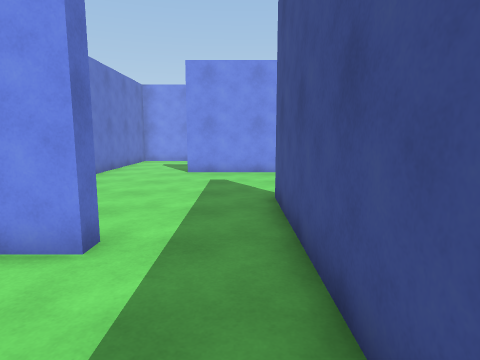
[1] (above)

22 first-person views from a walk through a Unity game level. The camera is 1.5 m above the floor, tilts 8° down and sees 75° across. The floor is counted in squares, 1 m on a side. Each view is taken from the middle of a square. On the plan, view 1 faces up. The plan holds only what a view shows up to about 15 squares ahead; the rest is blank. The player character is not drawn.

[2]
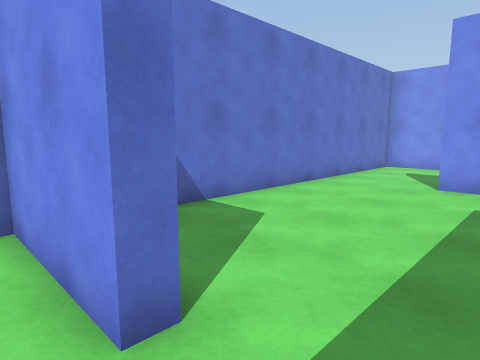

[3]
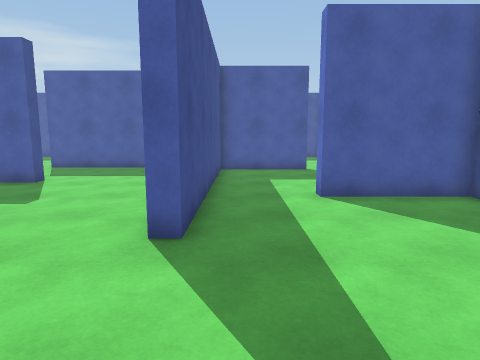

[4]
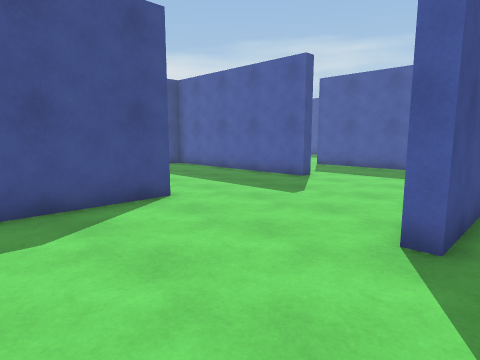

[5]
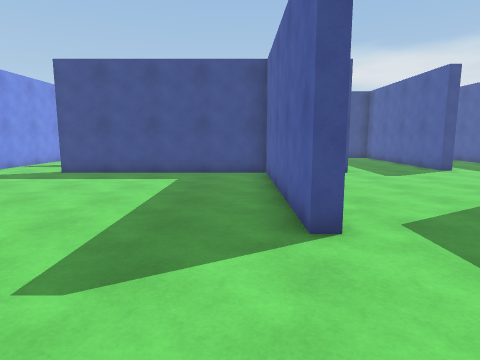

[6]
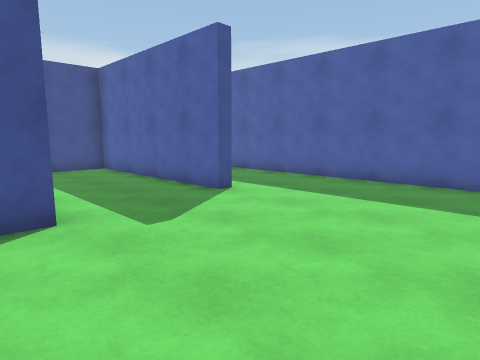

[7]
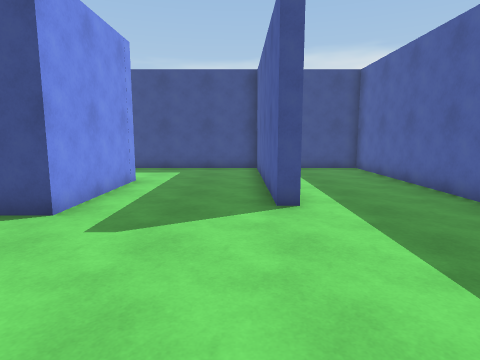

[8]
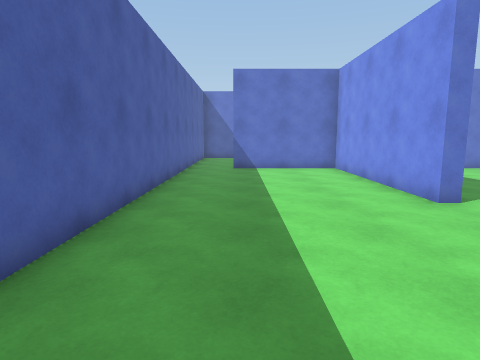

[9]
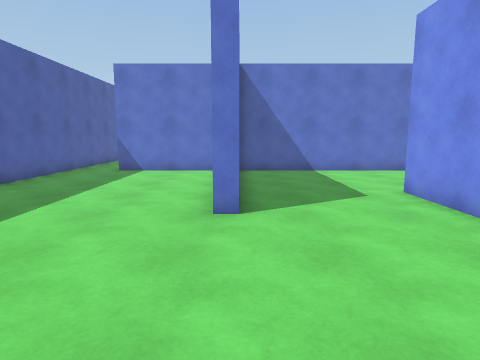

[10]
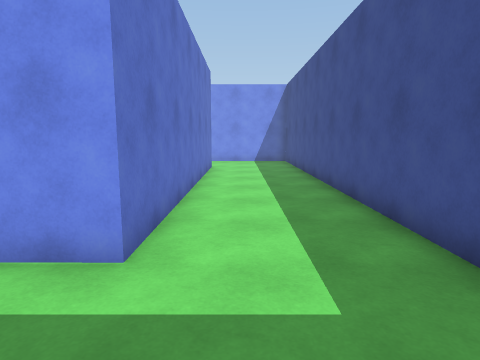

[11]
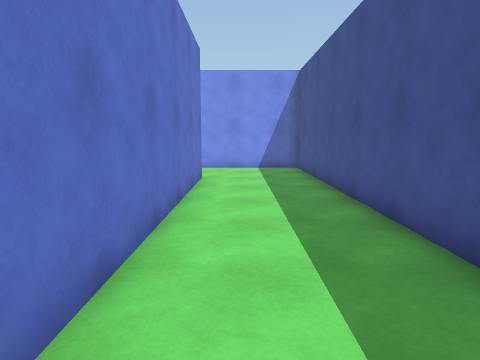

[12]
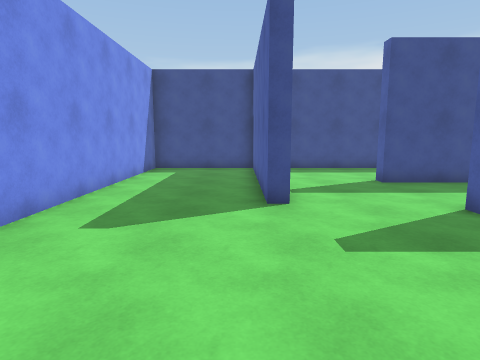

[13]
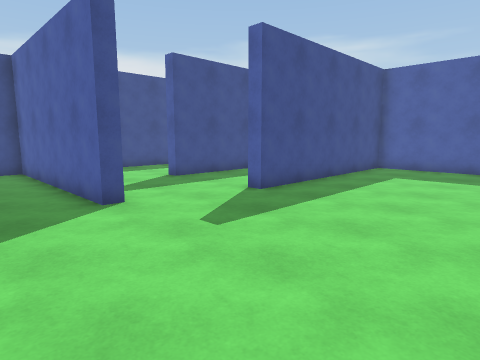

[14]
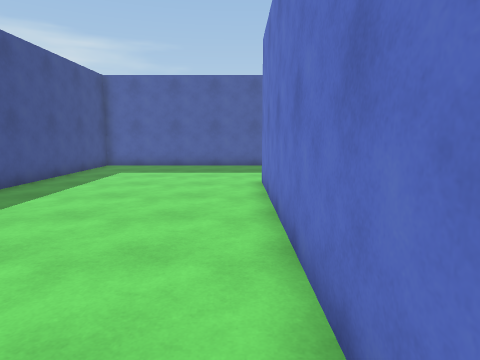

[15]
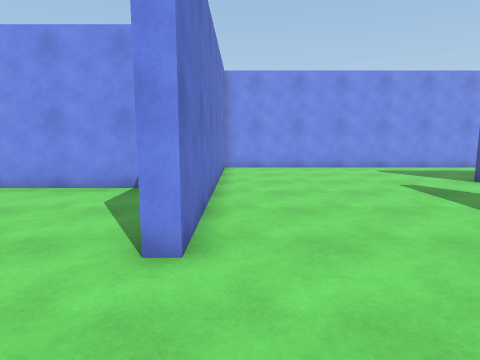

[16]
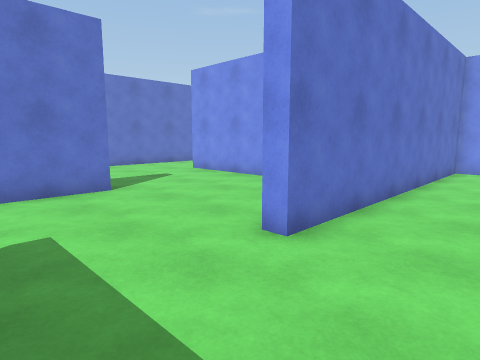

[17]
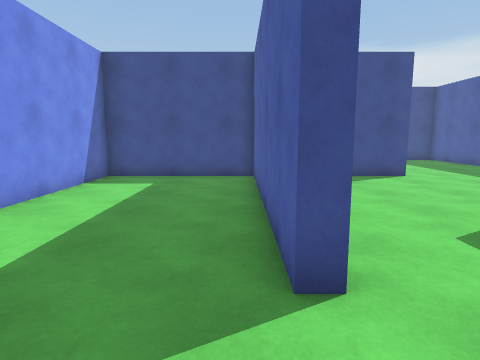

[18]
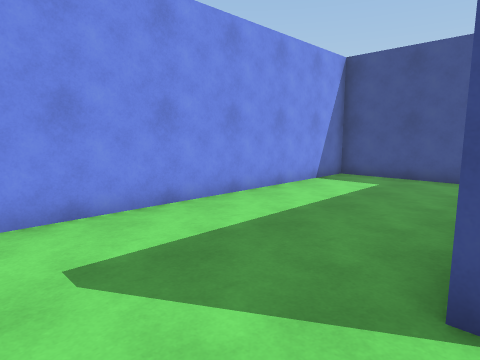

[19]
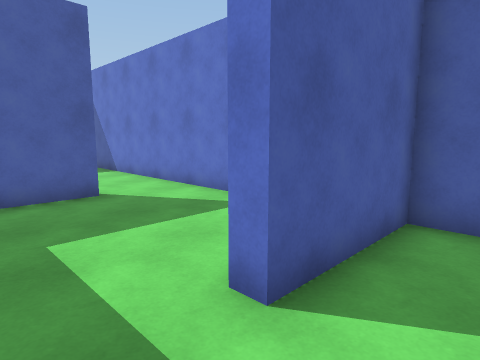

[20]
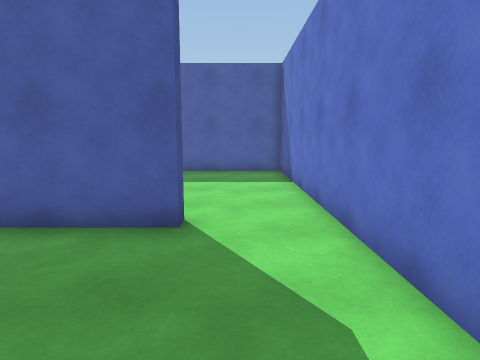

[21]
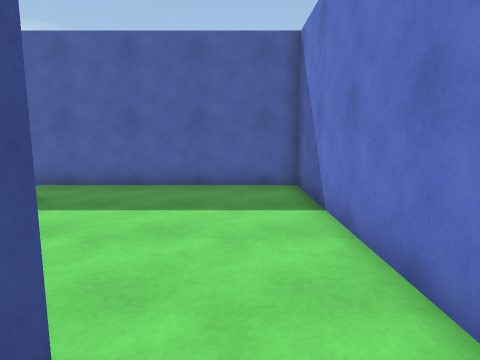

[22]
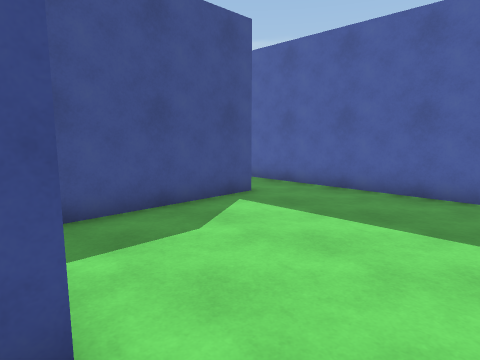

### Floor plan
Points are (right, up) in squares from view 1. A wall is a line through its corners. A room is listed if a view was taken in it or the views show most of it. See-through windows are left out.
Room 1 (views 1, 2, 3, 4, 5, 6, 7, 8, 9, 10, 11, 12, 13, 14, 15, 16, 17, 18, 19, 20, 21, 22)
walls: (9.4, 1.4) (6.8, 1.4) (6.8, 1.9) (14.8, 1.9) (14.8, 10.3) (15.4, 10.3); (4.5, -3) (9.1, -3) (9.1, -3.5) (1.4, -3.5) (1.4, -8.4); (5.1, 13) (-2.2, 13) (-2.2, 13.5) (6.8, 13.5) (6.8, 19) (-5.5, 19); (0.9, -1.8) (0.9, 7.5) (1.4, 7.5) (1.4, -3); (19.1, 6.2) (19.1, 10.3) (19.6, 10.3) (19.6, -1.4) (14.8, -1.4) (14.8, -0.4); (15.9, 13.9) (15.9, 14.4) (23.8, 14.4) (23.8, 19) (7.3, 19) (7.3, 7.7) (6.8, 7.7) (6.8, 11.2); (15.6, -6.4) (15.6, -5.8) (23.8, -5.8) (23.8, 13.9) (19.1, 13.9); (17.1, 13.9) (16.1, 13.9); (-3, -2.6) (-3, -2) (0.9, -2); (0.9, -8.4) (0.9, -3.5); (-5.8, 0.9) (-5.8, -10.5) (23.8, -10.5) (23.8, -7.9); (-5.8, 18.8) (-5.8, 4.3) (-2, 4.3) (-2, 3.8) (-5.8, 3.8)

Where each view was taken, in squares from view 1:
view 1: 0 up, 0 right, facing up
view 2: 3 up, 0 right, facing up-left
view 3: 12 up, 0 right, facing down
view 4: 12 up, 0 right, facing down-right
view 5: 3 up, 2 right, facing right
view 6: 0 up, 9 right, facing down-right
view 7: 5 down, 9 right, facing right
view 8: 8 down, 16 right, facing left
view 9: 3 down, 15 right, facing left
view 10: 5 down, 21 right, facing up
view 11: 1 down, 21 right, facing up
view 12: 15 up, 9 right, facing right
view 13: 17 up, 9 right, facing down-right
view 14: 18 up, 8 right, facing down
view 15: 4 up, 8 right, facing up
view 16: 4 up, 10 right, facing up-left
view 17: 14 up, 5 left, facing right
view 18: 13 up, 5 left, facing up-right
view 19: 6 up, 0 right, facing down-left
view 20: 3 up, 4 left, facing down
view 21: 1 down, 4 left, facing down
view 22: 2 down, 5 left, facing down-right
